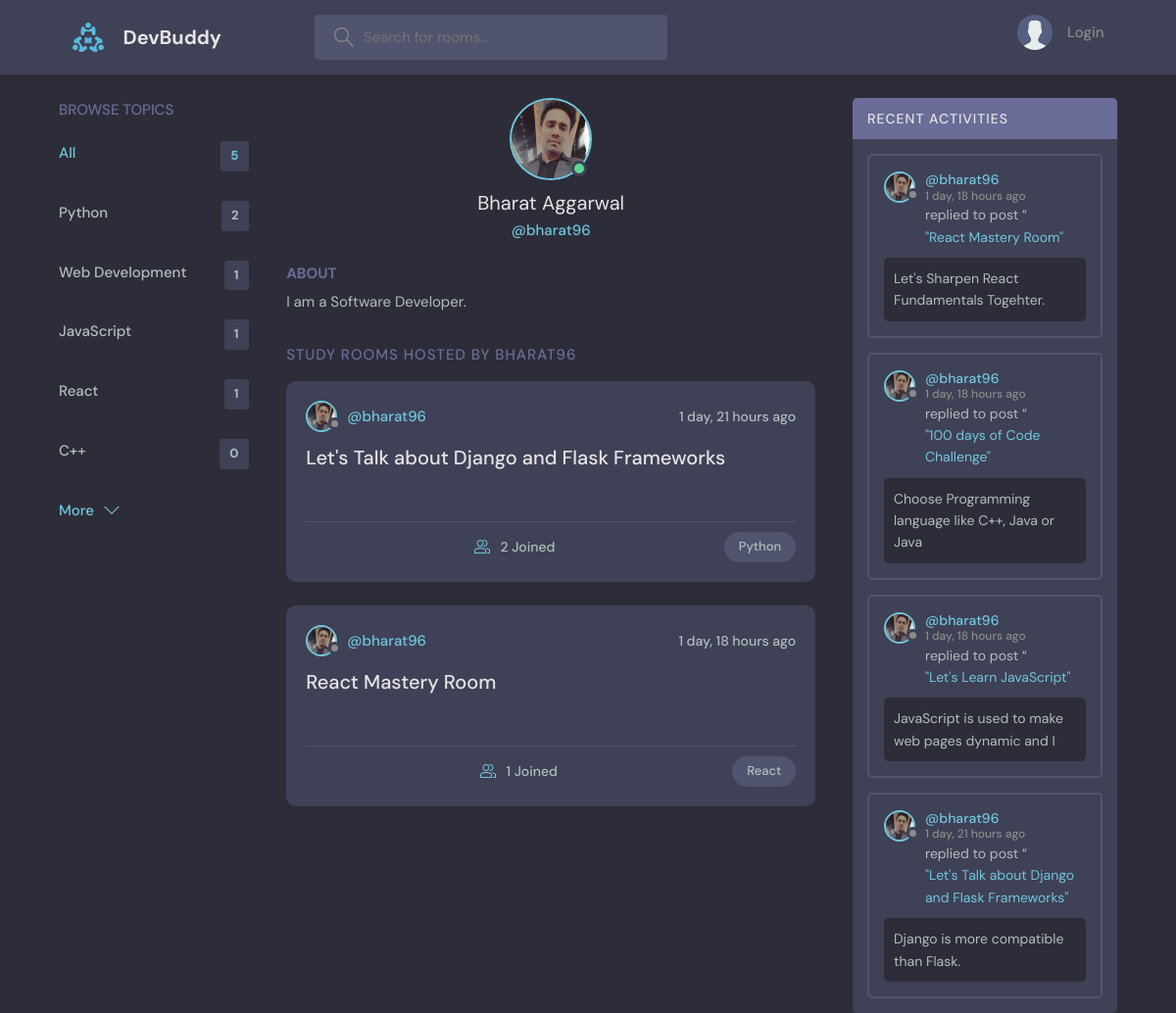
The page /profile/1 on the database as committed earlier.
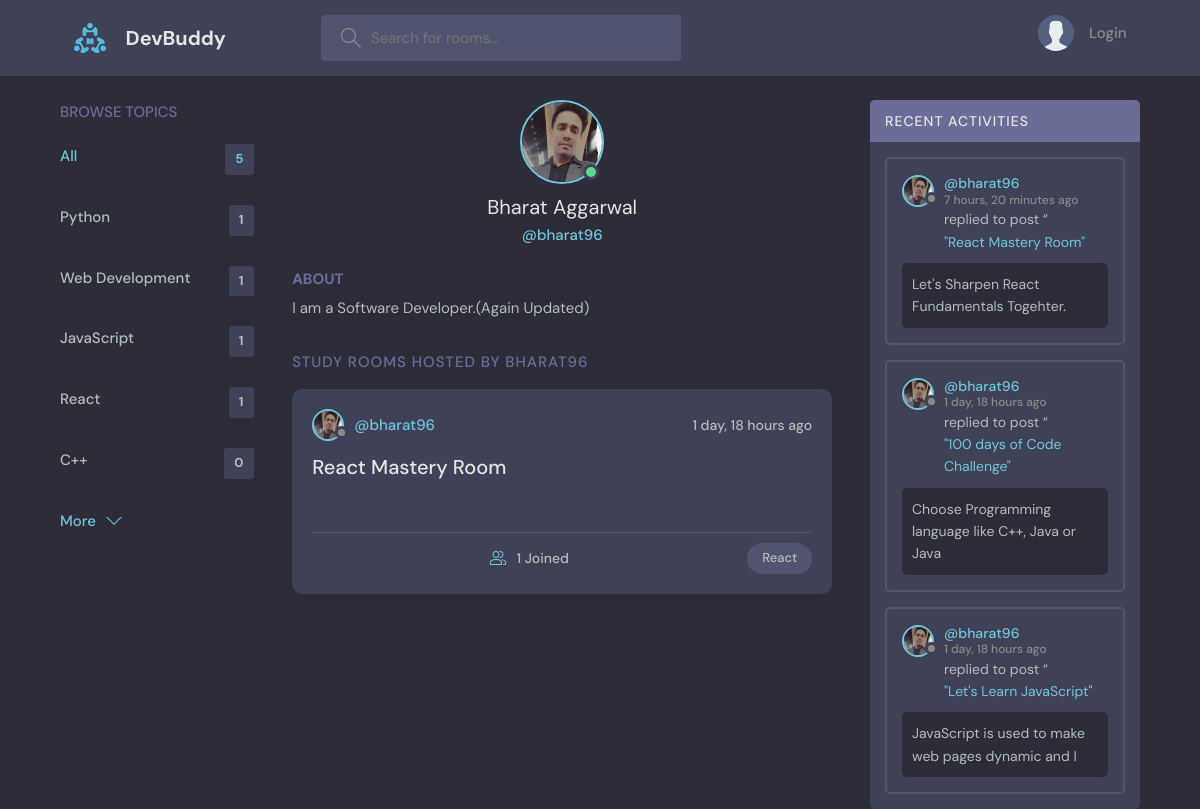
The same page on the database as committed later.
### base/models.py (models this page shows, shortened)
class Topic(models.Model):
    name = models.CharField(max_length=200)

class User(AbstractUser):
    name = models.CharField(max_length=200, null=True)
    email = models.EmailField(unique=True, null=True)
    bio = models.TextField(null=True)
    avatar = models.ImageField(null=True, default="avatar.svg")
    USERNAME_FIELD = 'email'
    REQUIRED_FIELDS = []

class Room(models.Model):
    host = models.ForeignKey(User, on_delete=models.SET_NULL, null=True)
    topic = models.ForeignKey(Topic, on_delete=models.SET_NULL, null=True)
    name = models.CharField(max_length=200)
    description = models.TextField(null=True, blank=True)       #null=True is for database and blank=True is for form.
    participants = models.ManyToManyField(User, related_name='participants', blank=True)
    updated = models.DateTimeField(auto_now=True)               #auto_now saves instance of date and time everytime database changes.
    created = models.DateTimeField(auto_now_add=True)           #auto_now_add only saves the instance of date and time once database is created.
    class Meta:
        ordering = ['-updated', '-created']
    def __str__(self):
        return self.name

class Message(models.Model):
    user = models.ForeignKey(User, on_delete=models.CASCADE)
    room = models.ForeignKey(Room, on_delete=models.CASCADE)
    body = models.TextField()
    updated = models.DateTimeField(auto_now=True)
    created = models.DateTimeField(auto_now_add=True)
    class Meta:
        ordering = ['-updated', '-created']
    def __str__(self):
        return self.body[0:50]

### base/views.py (the view)
# urls.py: path('profile/<str:pk>', views.userProfile, name='user-profile'),
def userProfile(request, pk):
    user = User.objects.get(id=pk)                  #Retrieving the user respects to the id passed.
    topics = Topic.objects.all()                    #Retrieving all topics
    rooms = user.room_set.all()                     #Retrieving all rooms hosted by a partiular user.
    room_messages = user.message_set.all()          #Retrieving all the messages posted by a particular user.
    context = {'user':user, 'topics':topics, 'rooms':rooms, 'room_messages':room_messages}
    return render(request, 'base/profile.html', context)

### base/templates/base/profile.html (shortened to what this page needs)
{% extends 'main.html' %}
{% block content %}
  <main class="profile-page layout layout--3">
    <div class="container">
      {% include 'base/topics_component.html' %}
      <div class="roomList">
        <div class="profile">
          <div class="profile__avatar">
            <div class="avatar avatar--large active">
              <img src="{{ user.avatar.url }}" />
            </div>
          </div>
          <div class="profile__info">
            <h3>{{ user.name }}</h3>
            <p>@{{ user.username }}</p>
          </div>
          <div class="profile__about">
            <h3>About</h3>
            <p>
              {{ user.bio }}
            </p>
          </div>
        </div>
        <div class="roomList__header">
          <div>
            <h2>Study Rooms Hosted by {{ user.username }}</a>
            </h2>
          </div>
        </div>
        {% include 'base/feed_component.html' %}
      </div>
      {% include 'base/activity_component.html' %}
    </div>
  </main>
{% endblock %}

### templates/main.html (shortened to what this page needs)
<!DOCTYPE html>
{% load static %}
<html lang="en">
  <head>
    <link rel="stylesheet" href="{% static 'styles/style.css' %}" />
  </head>
  <body>
    {% include 'navbar.html' %}
    {% block content %}
    {% endblock %}
  </body>
</html>

### templates/navbar.html (shortened to what this page needs)
{% load static %}
<header class="header header--loggedIn">
    <div class="container">
      <a href="{% url 'home' %}" class="header__logo">
        <img src="{% static 'images/logo.svg' %}" />
        <h1>DevBuddy</h1>
      </a>
      <form method="GET" action="{% url 'home' %}" class="header__search">
        <label>
          <input type="text" name="q" placeholder="Search for rooms..." />
        </label>
      </form>
      <nav class="header__menu">
        {% if request.user.is_authenticated %}
        <div class="header__user">
          <a href="{% url 'user-profile' request.user.id %}">
            <div class="avatar avatar--medium active">
              <img src="{{ request.user.avatar.url }}" />
            </div>
            <p>{{ request.user.name }} <span>@{{ request.user.username }}</span></p>
          </a>
          <button class="dropdown-button">
            <svg version="1.1" xmlns="http://www.w3.org/2000/svg" width="32" height="32" viewBox="0 0 32 32">
              <title>chevron-down</title>
              <path d="M16 21l-13-13h-3l16 16 16-16h-3l-13 13z"></path>
            </svg>
          </button>
        </div>
        {% else %}
        <a href="{% url 'login' %}">
          <img src="{% static 'images/avatar.svg' %}" />
          <p>Login</p>
        </a>
        {% endif %}
      </nav>
    </div>
  </header>

### base/templates/base/topics_component.html
<div class="topics">
    <div class="topics__header">
      <h2>Browse Topics</h2>
    </div>
    <ul class="topics__list">
      <li>
        <a href="{% url 'home' %}" class="active">All <span>{{topics.count}}</span></a>
      </li>
      {% for topic in topics %}
      <li>
        <a href="{% url 'home'%}?q={{ topic.name }}">{{ topic.name }}<span>{{topic.room_set.all.count}}</span></a>
      </li>
      {% endfor %}
    </ul>
    <a class="btn btn--link" href="{% url 'topics' %}">
      More
      <svg version="1.1" xmlns="http://www.w3.org/2000/svg" width="32" height="32" viewBox="0 0 32 32">
        <title>chevron-down</title>
        <path d="M16 21l-13-13h-3l16 16 16-16h-3l-13 13z"></path>
      </svg>
    </a>
  </div>

### base/templates/base/feed_component.html (shortened to what this page needs)
{% for room in rooms %}
    <div class="roomListRoom">
        <div class="roomListRoom__header">
        <a href="{% url 'user-profile' room.host.id %}" class="roomListRoom__author">
            <div class="avatar avatar--small">
            <img src="{{ room.host.avatar.url }}" />
            </div>
            <span>@{{ room.host.username }}</span>
        </a>
        <div class="roomListRoom__actions">
            <span>{{ room.created|timesince }} ago</span>
        </div>
        </div>
        <div class="roomListRoom__content">
            <a href="{% url 'room' room.id %}">{{ room.name }}
        </div>
        <div class="roomListRoom__meta">
        <a href="{% url 'room' room.id %}" class="roomListRoom__joined">
            {{ room.participants.all.count }} Joined
        </a>
        <p class="roomListRoom__topic">{{ room.topic.name }}</p>
        </div>
    </div>
{% endfor %}

### base/templates/base/activity_component.html (shortened to what this page needs)
<div class="activities">
    <div class="activities__header">
      <h2>Recent Activities</h2>
    </div>
    {% for message in room_messages %}
    <div class="activities__box">
      <div class="activities__boxHeader roomListRoom__header">
        <a href="{% url 'user-profile' message.user.id %}" class="roomListRoom__author">
          <div class="avatar avatar--small">
            <img src="{{ message.user.avatar.url }}" />
          </div>
          <p>
            @{{ message.user.username }}
            <span>{{ message.created|timesince }} ago</span>
          </p>
        </a>
      </div>
      <div class="activities__boxContent">
        <p>replied to post “<a href="{% url 'room' message.room.id %}">"{{ message.room }}"</a></p>
        <div class="activities__boxRoomContent">
            {{ message }}
        </div>
      </div>
    </div>
    {% endfor %}
</div>

Rows that differ between the two databases and show on the page:
removed Room: host.avatar (picture), host.username "bharat96", created "1 day, 21 hours", name "Let's Talk about Django and Flask Frameworks", participants.all.count "2", topic.name "Python"
removed Message: user.avatar (picture), user.username "bharat96", created "1 day, 18 hours", room "React Mastery Room", body "Let's Sharpen React Fundamentals Togehter."
removed Message: user.avatar (picture), user.username "bharat96", created "1 day, 21 hours", room "Let's Talk about Django and Flask Frameworks", body "Django is more compatible than Flask."
computed for Topic "Python": room_set.all.count "2" → "1"
changed User "Bharat Aggarwal": bio "I am a Software Developer." → "I am a Software Developer.(Again Updated)"
added Message: user.avatar (picture), user.username "bharat96", created "7 hours, 20 minutes", room "React Mastery Room", body "Let's Sharpen React Fundamentals Togehter."
